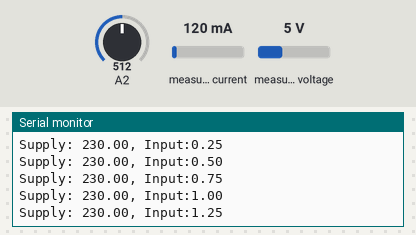
A sketch run on a simulated Arduino Uno, built with avr-gcc and run on an emulated ATmega328P. Shown: the last lines printed to the serial monitor. The inputs (shaded band) are chosen by the test bench; at power-on: measured voltage 5 V, A2 = 512, measured current 120 mA.

Above: at 1.2 s.
1.3 s: measured voltage set to 0.3 V
At 1.37 s:
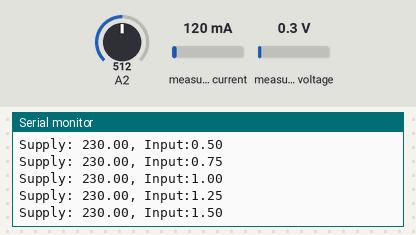
2.8 s: A2 set to 716
At 2.99 s:
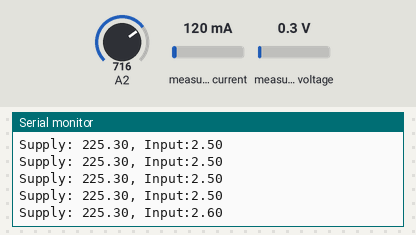
4.3 s: measured voltage set to 3.8 V
At 4.41 s:
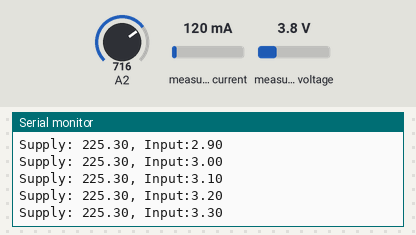
7.3 s: A2 set to 900
At 7.45 s:
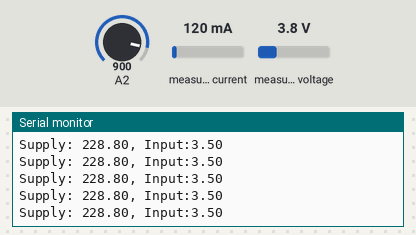
Timing chart, 0 to 9.8 s (numbered marks = the images above; inputs shaded):
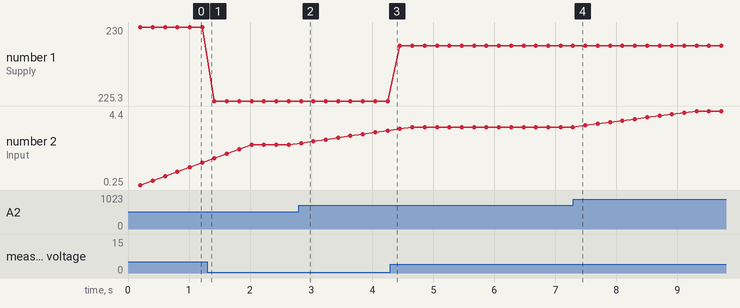

Measured:
- after the input at 2.8 s, the serial monitor: prints a new line at once (image 2)
- plotted number 1: 230 → 225.3 after the input at 1.3 s, 225.3 → 228.8 after the input at 4.3 s
- plotted number 2: 2.5 → 3.3 after the input at 2.8 s, 3.5 → 4.4 after the input at 7.3 s

The sketch:

acVoltsens_smothing.ino
```cpp
#include "EmonLib.h"             // Include Emon Library
EnergyMonitor emon1;             // Create an instance


const int numReadings = 10;

float readings[numReadings];      // the readings from the analog input
int readIndex = 0;              // the index of the current reading
float total = 0;                  // the running total
float average = 0;                // the average


void setup()
{
  Serial.begin(9600);
  emon1.voltage(A2, 234.26, 1.7);  // Voltage: input pin, calibration, phase_shift
  //emon1.current(1, 111.1);       // Current: input pin, calibration.

    // initialize all the readings to 0:
  for (int thisReading = 0; thisReading < numReadings; thisReading++) {
    readings[thisReading] = 0;
  }
}
void loop()
{
  emon1.calcVI(20,2000);         // Calculate all. No.of half wavelengths (crossings), time-out
  //emon1.serialprint();           // Print out all variables (realpower, apparent power, Vrms, Irms, power factor)
float realPower       = emon1.realPower;        //extract Real Power into variable
float apparentPower   = emon1.apparentPower;    //extract Apparent Power into variable
float powerFActor     = emon1.powerFactor;      //extract Power Factor into Variable
float supplyVoltage   = emon1.Vrms;             //extract Vrms into Variable
float Irms            = emon1.Irms;             //extract Irms into Variable

//-----------------------------//
  // subtract the last reading:
  total = total - readings[readIndex];
  // read from the sensor:
  float Vin;
  Vin = analogRead(A2);
  Vin = ((Vin/1023)*5);
  readings[readIndex] = Vin;

//  readings[readIndex] = analogRead(A2);
  // add the reading to the total:
  total = total + readings[readIndex];
  // advance to the next position in the array:
  readIndex = readIndex + 1;

  // if we're at the end of the array...
  if (readIndex >= numReadings) {
    // ...wrap around to the beginning:
    readIndex = 0;
  }

  // calculate the average:
  average = total / numReadings;
  // send it to the computer as ASCII digits
  //Serial.println(average);


Serial.print("Supply: ");
Serial.print(emon1.Vrms);
Serial.print(", Input:");

//float Vin;
//Vin = ((average/1023)*5);
Serial.println(average);
}
```
